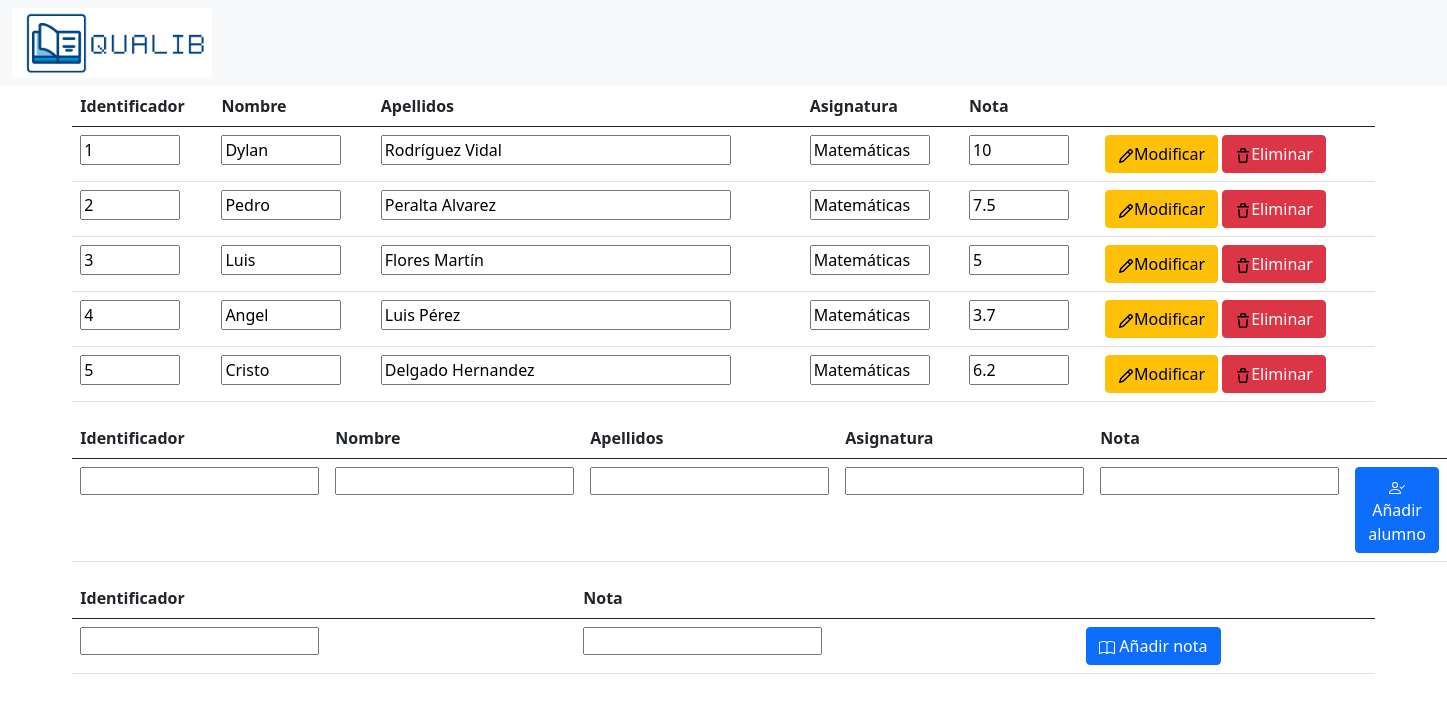
The page /Controlador/init.php (signed in) on the database its author committed.
### tables this page shows
CREATE TABLE alumnos (
    id INT NOT NULL AUTO_INCREMENT,
    nombre VARCHAR(120) NOT NULL,
    apellidos VARCHAR(120) NOT NULL,
    asignatura VARCHAR(50) NOT NULL,
    nota FLOAT NOT NULL,
    PRIMARY KEY(id)
);

### Controlador/init.php (called while the page is built, shortened)
<?php
require_once("ControladorProfesor.php");
$numPag = 1;
$tamPag = 10;
$listaAlumnos = ControladorProfesor::listar($numPag, $tamPag);
require_once("../Vista/vistaProfesor.php");

### Modelo/ModeloAlumno.php (called while the page is built, shortened)
<?php
require_once("Alumno.php");
class ModeloAlumno {
    public static function consulta(string $sql) {
        [$host, $usuario, $password, $bd] = ['localhost', 'staff', 'adminadmin123456', 'quaLib'];
        try {
            $conexion = new PDO("mysql:host=$host;dbname=$bd;charset=utf8", $usuario, $password);
            $conexion->setAttribute(PDO::ATTR_ERRMODE, PDO::ERRMODE_EXCEPTION);
            $resultado = $conexion->query($sql);
        } catch (PDOException $exception) {
            exit($exception);
        }
        return $resultado;
    }
    public static function listar(int $numPag = 1, int $tamPag = 10): array {
        $comienzo = ($numPag - 1) * $tamPag;
        $resultado = ModeloAlumno::consulta("SELECT * FROM alumnos LIMIT $comienzo, $tamPag");
        $listaAlumnos = [];
        while ($alumno = $resultado->fetch(PDO::FETCH_ASSOC)) {
            $listaAlumnos[] = Alumno::getAlumno($alumno);
        }
        return $listaAlumnos;
    }
}

### Controlador/ControladorProfesor.php (called while the page is built, shortened)
<?php
require_once("../Modelo/Alumno.php");
require_once("../Modelo/ModeloAlumno.php");
class ControladorProfesor {
    public static function listar($numPag = 1, $tamPag = 10): array {
        return ModeloAlumno::listar($numPag, $tamPag);
    }
}

### Modelo/Alumno.php (called while the page is built, shortened)
<?php
class Alumno {
    private $atributos = [];
    public function __construct(string $nombre, string $apellidos, string $asignatura, float $nota, int $id = null) {
        $this->atributos['nombre'] = $nombre;
        $this->atributos['apellidos'] = $apellidos;
        $this->atributos['asignatura'] = $asignatura;
        $this->atributos['nota'] = $nota;
        $this->atributos['id'] = $id;
    }
    public static function getAlumno(array $alumno): Alumno {
        [$id, $nombre, $apellidos, $asignatura, $nota] = [$alumno['id'], $alumno['nombre'], $alumno['apellidos'], $alumno['asignatura'], $alumno['nota']];
        return new Alumno($nombre, $apellidos, $asignatura, $nota, $id);
    }
    public function __get($atributo) {
        return $this->atributos[$atributo];
    }
}

### Vista/vistaProfesor.php (the view, shortened to what this page needs)
<!doctype html>
<html lang="es">
<head>
    <link href="https://cdn.jsdelivr.net/npm/bootstrap@5.0.2/dist/css/bootstrap.min.css" rel="stylesheet">
</head>
<body>
    <nav class="navbar navbar-expand-lg navbar-light bg-light">
        <div class="container-fluid">
            <img src="../src/img/quaLib_logo.png" alt="Logo QUALIB" width="200px">
        </div>
    </nav>
    <div class="container-fluid">
        <div class="row d-flex justify-content-center">
            <div class="col-11">
                <table class="table">
                    <thead>
                    <tr>
                        <th scope="col">Identificador</th>
                        <th scope="col">Nombre</th>
                        <th scope="col">Apellidos</th>
                        <th scope="col">Asignatura</th>
                        <th scope="col">Nota</th>
                        <th scope="col"></th>
                    </tr>
                    </thead>
                    <tbody>
                    <?php
                    foreach ($listaAlumnos as $alumno) {
                    ?>
                    <tr id="<?=$alumno->id?>">
                        <td><input type="number" name="id" value="<?=$alumno->id?>" style="width:100px;"></td>
                        <td><input type="text" name="nombre" value="<?=$alumno->nombre?>" style="width:120px;"></td>
                        <td><input type="text" name="apellidos" value="<?=$alumno->apellidos?>" style="width:350px;"></td>
                        <td><input type="text" name="asignatura" value="<?=$alumno->asignatura?>" style="width:120px;"></td>
                        <td><input type="number" name="nota" value="<?=$alumno->nota?>" style="width:100px;"></td>
                        <td>
                            <button type="button" class="btn btn-warning" id="modificar_<?=$alumno->id?>" onclick="modificar('<?=$alumno->id?>')">
                                Modificar
                            </button>
                            <button type="button" class="btn btn-danger" onclick="eliminar('<?=$alumno->id?>')">
                                Eliminar
                            </button>
                        </td>
                    </tr>
                    <?php
                    }
                    ?>
                    </tbody>
                </table>
                <table class="table">
                    <thead>
                    <tr>
                        <th scope="col">Identificador</th>
                        <th scope="col">Nombre</th>
                        <th scope="col">Apellidos</th>
                        <th scope="col">Asignatura</th>
                        <th scope="col">Nota</th>
                        <th scope="col"></th>
                    </tr>
                    </thead>
                    <tbody>
                    <tr id="insertar">
                        <td><input type="number" name="id" maxlength="5" style="height: 100%"></td>
                        <td><input type="text" name="nombre" maxlength="120" style="height: 100%"></td>
                        <td><input type="text" name="apellidos" maxlength="120" style="height: 100%"></td>
                        <td><input type="text" name="asignatura" maxlength="50" style="height: 100%"></td>
                        <td><input type="number" name="nota" maxlength="2" style="height: 100%"></td>
                        <td><button class="btn btn-primary" onclick="insertar();">
                                 Añadir alumno
                            </button>
                        </td>
                    </tr>
                    </tbody>
                </table>
                <table class="table">
                    <thead>
                    <tr>
                        <th scope="col">Identificador</th>
                        <th scope="col">Nota</th>
                        <th scope="col"></th>
                    </tr>
                    </thead>
                    <tbody>
                    <tr>
                        <td><input type="number" name="id" style="height: 100%"></td>
                        <td><input type="number" name="nota" maxlength="120" style="height: 100%"></td>
                        <td><button class="btn btn-primary" onclick="insertar();">
                                 Añadir nota
                            </button>
                        </td>
                    </tr>
                    </tbody>
                </table>
            </div>
        </div>
    </div>
</body>
</html>

### rows shown on the page
alumnos: id "1", nombre "Dylan", apellidos "Rodríguez Vidal", asignatura "Matemáticas", nota "10"
alumnos: id "2", nombre "Pedro", apellidos "Peralta Alvarez", asignatura "Matemáticas", nota "7.5"
alumnos: id "3", nombre "Luis", apellidos "Flores Martín", asignatura "Matemáticas", nota "5"
alumnos: id "4", nombre "Angel", apellidos "Luis Pérez", asignatura "Matemáticas", nota "3.7"
alumnos: id "5", nombre "Cristo", apellidos "Delgado Hernandez", asignatura "Matemáticas", nota "6.2"
